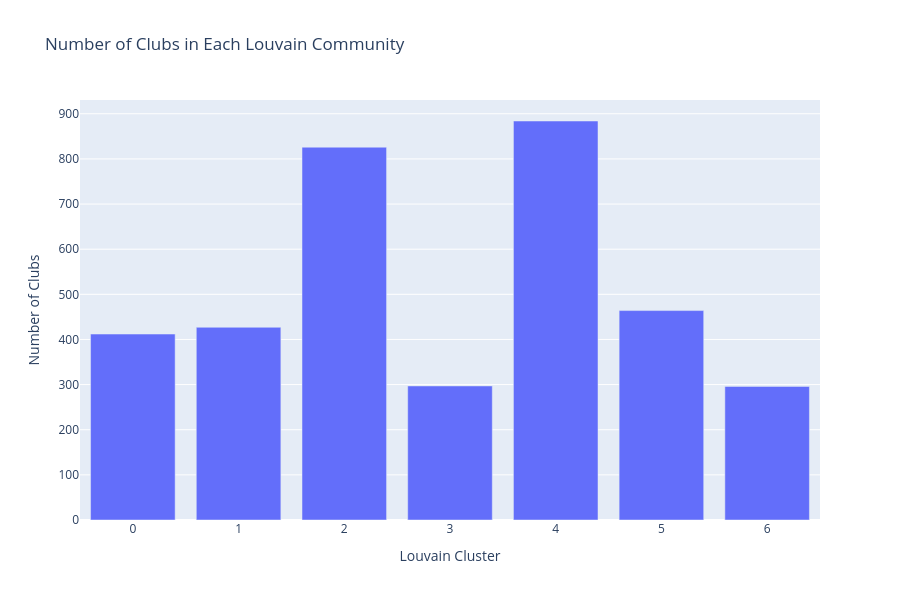

Here is the notebook cell this chart was saved with:
### Code cell
louvain_summary = pd.read_csv("louvain_cluster_summary.csv")

fig_cluster = px.bar(
    louvain_summary,
    x="louvain_cluster",
    y="number_of_clubs",
    hover_data=["average_pagerank", "average_degree", "average_weighted_degree"],
    title="Number of Clubs in Each Louvain Community"
)

fig_cluster.update_layout(
    width=900,
    height=600,
    xaxis_title="Louvain Cluster",
    yaxis_title="Number of Clubs"
)

fig_cluster.show()

### Figure 1 — Plotly figure (JSON) as saved in the notebook; plotly's stock layout.template omitted (floating-point values rounded to 4 significant figures)
{"data": [{"customdata": [[0.0002602, 12.66, 24.74], [0.0002253, 14.8, 36.78], [0.0002349, 13.64, 28.87], [0.000266, 18.41, 36.49], [0.0003825, 25.94, 53.07], [0.0003787, 26.92, 59.06], [0.0003082, 21.14, 44.88]], "hovertemplate": "louvain_cluster=%{x}<br>number_of_clubs=%{y}<br>average_pagerank=%{customdata[0]}<br>average_degree=%{customdata[1]}<br>average_weighted_degree=%{customdata[2]}<extra></extra>", "legendgroup": "", "marker": {"color": "#636efa", "pattern": {"shape": ""}}, "name": "", "orientation": "v", "showlegend": false, "textposition": "auto", "type": "bar", "x": [4, 2, 5, 1, 0, 3, 6], "xaxis": "x", "y": [884, 826, 464, 427, 412, 297, 296], "yaxis": "y"}], "layout": {"barmode": "relative", "height": 600, "legend": {"tracegroupgap": 0}, "title": {"text": "Number of Clubs in Each Louvain Community"}, "width": 900, "xaxis": {"anchor": "y", "domain": [0, 1], "title": {"text": "Louvain Cluster"}}, "yaxis": {"anchor": "x", "domain": [0, 1], "title": {"text": "Number of Clubs"}}}}
